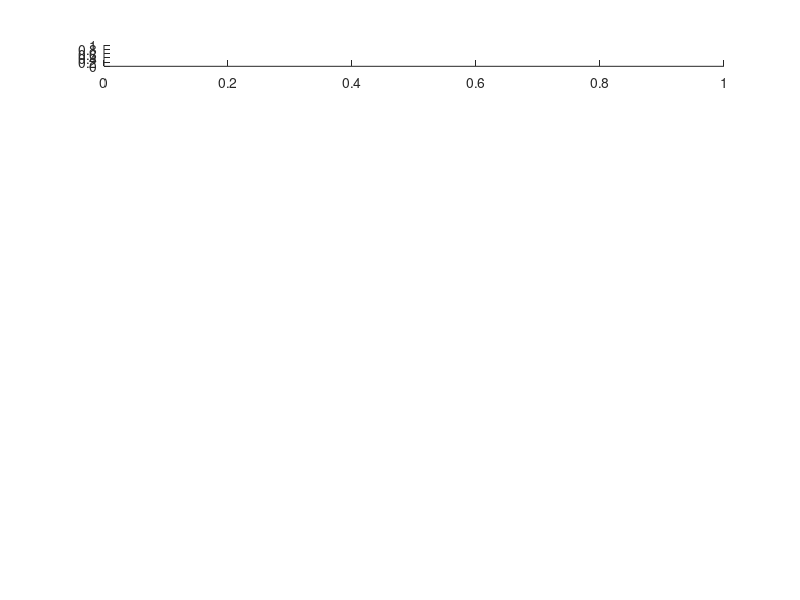

MATLAB code for this plot: (Note: this script raises an error after producing the figure.)
% MATLAB program to find DFT of an input sequence and verify all the properties of DFT.

clc;
clear all;
close all;
%DFT and IDFT using matlab functions
x=input('Enter the input sequence x(n)=');
N=input('Enter the length of the DFT N=');
X=fft(x);
n=0:N-1;
% Convolution
h1=input('Enter the impulse response h[n]= ');
y=conv(x,h1);
N=length(x)+length(h1)-1;
disp('The convoluted sequence is:');
disp(y);
% Circulat Convolution
x2=input('Enter the input sequence x2[n]= ');
N1=length(x);
N2=length(x2);
N=max(N1,N2);
y=cconv(x,x2,N);
disp('The convoluted sequence is:');
disp(y);

%Plot Input Sequence
subplot(9,1,1);
stem(n,x);
xlabel('Time (s)');
ylabel('Amplitude');
title('Input Sequence');
%Plot DFT
subplot(9,1,2);
stem(n,X);
disp('DFT of input sequence is ');
disp(X);
xlabel('Frequency');
ylabel('X(k)');
title('DFT');
%Plot Magnitude Spectrum
subplot(9,1,3);
stem(n,abs(X));
xlabel('Frequency');
ylabel('|X(k)|');
title('Magnitude spectrum');
%Plot Phase Spectrum
subplot(9,1,4);
stem(n,angle(X));
xlabel('Frequency');
ylabel('Phase');
title('Phase spectrum');
%To find and plot IDFT
xr=ifft(X);
subplot(9,1,5);
stem(n,abs(xr));
title('IDFT');
xlabel('Time (s)');
ylabel('Amplitude');
disp('IDFT of input sequence is ');
disp(xr);
subplot(9,1,6);
stem(h1);
xlabel('Time');
ylabel('Amplitude');
title('Impulse Sequence h(n)')
subplot(9,1,7);
stem(y);
ylim([0,N]);
xlabel('Time');
ylabel('Amplitude');
title('Linear Convolution');
subplot(9,1,8);
stem(x2);
xlabel('Time');
ylabel('Amplitude');
title('Input sequence x2(n)')
subplot(9,1,9);
stem(y);
xlabel('Time');
ylabel('Amplitude');
title('Circular Convolution');
%To find Z-transform of finite duration sequence without using inbuilt function
z=sym('z');
X=0;
k=1;
for i=0:N1-1
X=X+x(i+1)*z^(-i);
end
disp('The Z-transform of the input sequence is:')
disp(X);
%To find inverse Z-transform of finite duration sequence using inbuilt function
z=iztrans(X);
disp('The Inverse Z-transform of the earlier Z-transform output is:')
disp(z);
